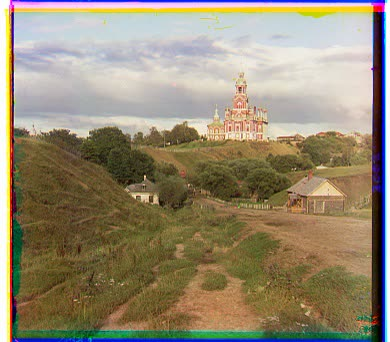
#> input picture projects/proj1/img_submission/01_single_scale_alignment/cathedral.jpg, 390 x 342 px, found by its file name
$ python proj1.py
#> lines starting #> are read from the running program, lines starting #| are printed output that depends on the picture
# CS180 (CS280A): Project 1 starter Python code

# these are just some suggested libraries
# instead of scikit-image you could use matplotlib and opencv to read, write, and display images

import numpy as np
import skimage as sk
import skimage.io as skio

# name of the input file
imname = "data/cathedral.jpg"

# read in the image
im = skio.imread(imname)
#> im is the input picture: shape (342, 390, 3); mean R, G, B 148.9, 137.7, 114.3

# convert to double (might want to do this later on to save memory)
im = sk.img_as_float(im)

# compute the height of each part (just 1/3 of total)
height = np.floor(im.shape[0] / 3.0).astype(int)
#> height = 114

# separate color channels
b = im[:height]
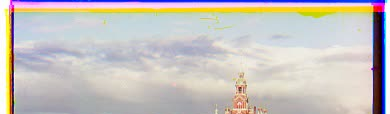
#> b: shape (114, 390, 3) float64; mean R, G, B 0.782, 0.765, 0.752
g = im[height : 2 * height]
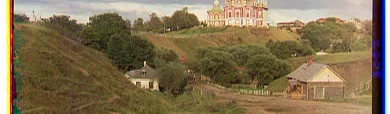
#> g: shape (114, 390, 3) float64; mean R, G, B 0.517, 0.45, 0.327
r = im[2 * height : 3 * height]
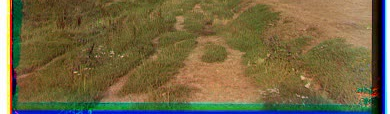
#> r: shape (114, 390, 3) float64; mean R, G, B 0.453, 0.405, 0.265

# align the images
# functions that might be useful for aligning the images include:
# np.roll, np.sum, sk.transform.rescale (for multiscale)

### ag = align(g, b)
### ar = align(r, b)
# create a color image
#> (the run stopped early here; a loop or call above may not have finished)

$ run again, with projects/proj1/img_submission/01_single_scale_alignment/tobolsk.jpg copied over projects/proj1/img_submission/01_single_scale_alignment/cathedral.jpg
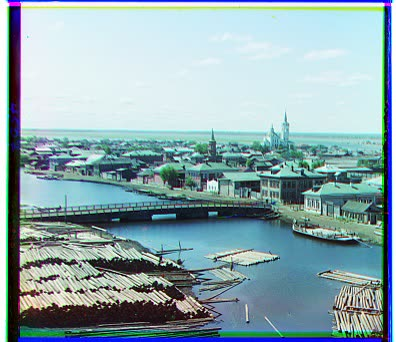
#> input picture projects/proj1/img_submission/01_single_scale_alignment/tobolsk.jpg, 396 x 342 px, found by its file name
#> im is the input picture: shape (342, 396, 3); mean R, G, B 140.9, 168, 174.1
#> `g = im[height : 2 * height]`:
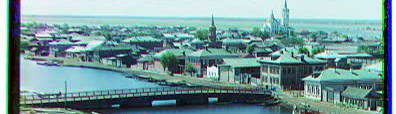
#> g: shape (114, 396, 3) float64; mean R, G, B 0.457, 0.596, 0.603
#> `r = im[2 * height : 3 * height]`:
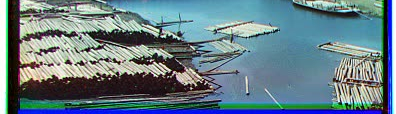
#> r: shape (114, 396, 3) float64; mean R, G, B 0.4, 0.494, 0.531
